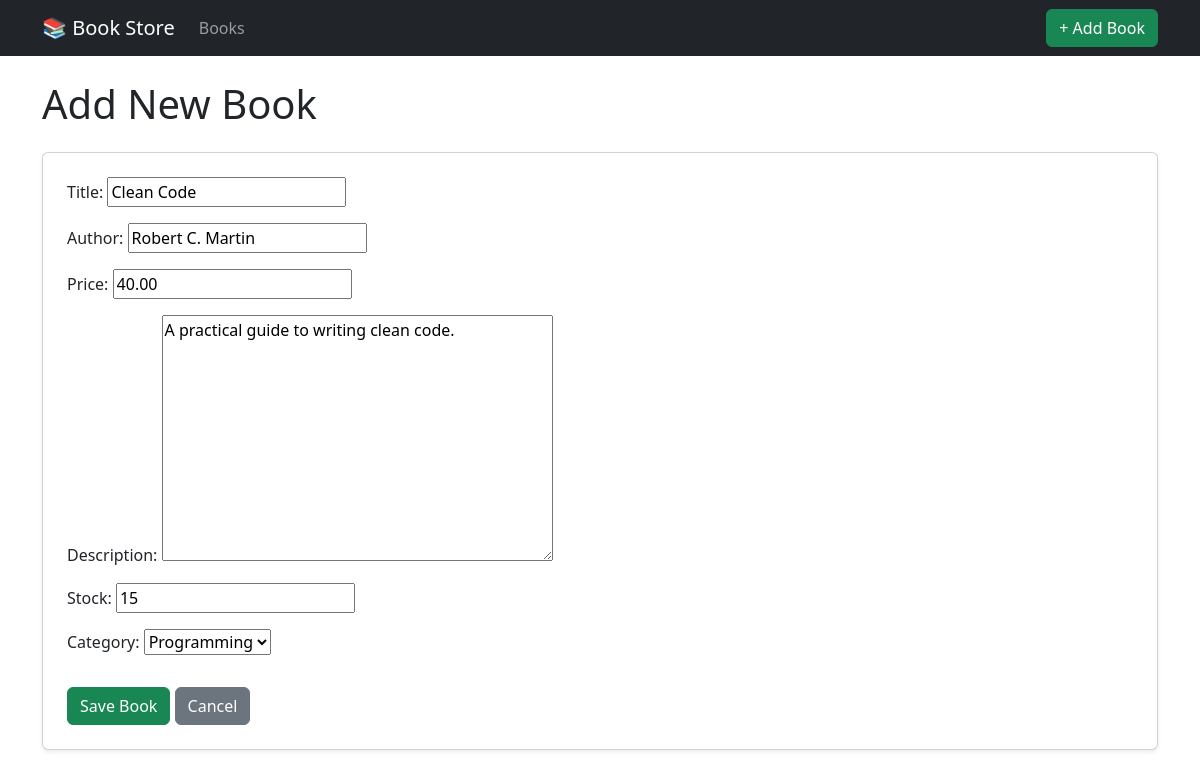
The app's page /book/6/edit/ with its own data.
### books/models.py (models this page shows, shortened)
class Book(models.Model):
    title = models.CharField(max_length=255)
    author = models.CharField(max_length=255)
    price = models.DecimalField(max_digits=8, decimal_places=2)
    description = models.TextField(blank=True)
    stock = models.PositiveIntegerField(default=0)
    category = models.ForeignKey(
        Category,
        on_delete=models.CASCADE,
        related_name="books"
    )
    class Meta:
        verbose_name = "Book"
        verbose_name_plural = "Books"

### books/views.py (the view)
# urls.py: path('book/<int:pk>/edit/', BookUpdateView.as_view(), name='book_update'),
class BookUpdateView(UpdateView):
    model = Book
    form_class = BookForm
    template_name = 'books/book_form.html'
    success_url = reverse_lazy('books:book_list')

### books/forms.py
class BookForm(forms.ModelForm):
    class Meta:
        model = Book
        fields = [
            'title',
            'author',
            'price',
            'description',
            'stock',
            'category',
        ]

### books/models.py (called while the page is built)
    def __str__(self):
        return self.name

### books/templates/books/book_form.html (shortened to what this page needs)
{% extends 'base.html' %}
{% block content %}
<h1 class="mb-4">Add New Book</h1>
<form method="post" class="card p-4 shadow-sm">
    {{ form.as_p }}
    <div class="mt-3">
        <button type="submit" class="btn btn-success">
            Save Book
        </button>
        <a href="{% url 'books:book_list' %}" class="btn btn-secondary">
            Cancel
        </a>
    </div>
</form>
{% endblock %}

### records on screen
Book: title "Clean Code", author "Robert C. Martin", price "40.00", description "A practical guide to writing clean code.", stock "15", category "Programming"
